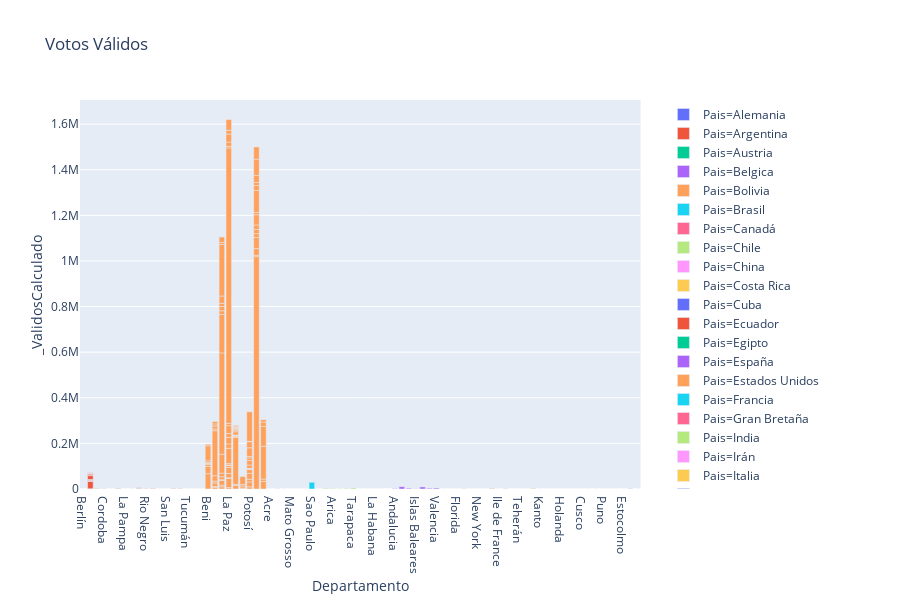

Here is the notebook cell this chart was saved with:
### Markdown cell above
## Votos válidos por departamento

### Code cell
configure_plotly_browser_state()
fig = px.bar(df_actas_inscritos, x="Departamento", y="_ValidosCalculado",  title="Votos Válidos", color= "Pais")
fig.show()

### Figure 1 — Plotly figure (JSON) as saved in the notebook; plotly's stock layout.template omitted (floating-point values rounded to 4 significant figures)
{"data": [{"textposition": "auto", "hovertemplate": "Pais=Alemania<br>Departamento=%{x}<br>_ValidosCalculado=%{y}", "showlegend": true, "legendgroup": "Pais=Alemania", "name": "Pais=Alemania", "yaxis": "y", "y": [213], "hoverlabel": {"namelength": 0}, "offsetgroup": "Pais=Alemania", "xaxis": "x", "marker": {"color": "#636efa"}, "x": ["Berlín"], "alignmentgroup": "True", "type": "bar", "orientation": "v"}, {"textposition": "auto", "hovertemplate": "Pais=Argentina<br>Departamento=%{x}<br>_ValidosCalculado=%{y}", "showlegend": true, "legendgroup": "Pais=Argentina", "name": "Pais=Argentina", "yaxis": "y", "y": [1213, 32980, 217, 1399, 3759, 519, 1216, 305, 17211, 3779, 4358, 2002, 954, 1615, 1022, 1243, 2340, 267, 233, 139, 386, 3986, 299, 226, 365, 97, 347, 2166, 1819, 2102, 1009, 333, 611, 1413, 272, 432, 292, 201, 702, 673, 329], "hoverlabel": {"namelength": 0}, "offsetgroup": "Pais=Argentina", "xaxis": "x", "marker": {"color": "#EF553B"}, "x": ["Buenos Aires", "Buenos Aires", "Buenos Aires", "Buenos Aires", "Buenos Aires", "Buenos Aires", "Buenos Aires", "Buenos Aires", "Buenos Aires", "Buenos Aires", "Buenos Aires", "Buenos Aires", "Buenos Aires", "Buenos Aires", "Chubut", "Chubut", "Cordoba", "Cordoba", "Cordoba", "Cordoba", "Corrientes", "Jujuy", "Jujuy", "Jujuy", "Jujuy", "La Pampa", "La Rioja", "Mendoza", "Mendoza", "Mendoza", "Mendoza", "Mendoza", "Rio Negro", "Salta", "Salta", "San Juan", "San Luis", "Santa Cruz - Argentina", "Santa Cruz - Argentina", "Santa Fe", "Tucumán"], "alignmentgroup": "True", "type": "bar", "orientation": "v"}, {"textposition": "auto", "hovertemplate": "Pais=Austria<br>Departamento=%{x}<br>_ValidosCalculado=%{y}", "showlegend": true, "legendgroup": "Pais=Austria", "name": "Pais=Austria", "yaxis": "y", "y": [66], "hoverlabel": {"namelength": 0}, "offsetgroup": "Pais=Austria", "xaxis": "x", "marker": {"color": "#00cc96"}, "x": ["Viena"], "alignmentgroup": "True", "type": "bar", "orientation": "v"}, {"textposition": "auto", "hovertemplate": "Pais=Belgica<br>Departamento=%{x}<br>_ValidosCalculado=%{y}", "showlegend": true, "legendgroup": "Pais=Belgica", "name": "Pais=Belgica", "yaxis": "y", "y": [165], "hoverlabel": {"namelength": 0}, "offsetgroup": "Pais=Belgica", "xaxis": "x", "marker": {"color": "#ab63fa"}, "x": ["Bruselas"], "alignmentgroup": "True", "type": "bar", "orientation": "v"}, {"textposition": "auto", "hovertemplate": "Pais=Bolivia<br>Departamento=%{x}<br>_ValidosCalculado=%{y}", "showlegend": true, "legendgroup": "Pais=Bolivia", "name": "Pais=Bolivia", "yaxis": "y", "y": [67173, 31361, 8577, 4629, 5124, 7343, 65511, 6502, 6861, 4359, 14945, 8134, 23701, 197619, 7470, 13147, 9130, 10554, 9641, 7442, 20452, 3116, 13097, 16051, 82825, 444243, 168274, 16256, 18774, 13708, 32693, 225659, 9123, 23616, 6062, 39939, 3589, 18621, 26791, 8096, 1910, 6326, 66939, 19455, 28924, 16798, 34387, 9875, 1207697, 7183, 18541, 35353, 16424, 47558, 16004, 4753, 205582, 5152, 2060, 634, 2588, 14211, 7151, 4186, 3661, 2249, 2771, 3839, 2906, 2363, 1415, 2833, 8632, 6595, 34905, 9563, 21665, 11593, 25557, 17274, 1895, 732, 2568, 14430, 19534, 11541, 5632, 38636, 26701, 1731, 129848, 1018900, 5959, 29321, 48899, 16698, 18159, 20110, 44410, 10289, 96409, 21281, 13523, 31084, 71140, 53557, 33069, 10586, 143895, 86857, 19153, 10470], "hoverlabel": {"namelength": 0}, "offsetgroup": "Pais=Bolivia", "xaxis": "x", "marker": {"color": "#FFA15A"}, "x": ["Beni", "Beni", "Beni", "Beni", "Beni", "Beni", "Beni", "Beni", "Chuquisaca", "Chuquisaca", "Chuquisaca", "Chuquisaca", "Chuquisaca", "Chuquisaca", "Chuquisaca", "Chuquisaca", "Chuquisaca", "Chuquisaca", "Cochabamba", "Cochabamba", "Cochabamba", "Cochabamba", "Cochabamba", "Cochabamba", "Cochabamba", "Cochabamba", "Cochabamba", "Cochabamba", "Cochabamba", "Cochabamba", "Cochabamba", "Cochabamba", "Cochabamba", "Cochabamba", "La Paz", "La Paz", "La Paz", "La Paz", "La Paz", "La Paz", "La Paz", "La Paz", "La Paz", "La Paz", "La Paz", "La Paz", "La Paz", "La Paz", "La Paz", "La Paz", "La Paz", "La Paz", "La Paz", "La Paz", "Oruro", "Oruro", "Oruro", "Oruro", "Oruro", "Oruro", "Oruro", "Oruro", "Oruro", "Oruro", "Oruro", "Oruro", "Oruro", "Oruro", "Oruro", "Oruro", "Pando", "Pando", "Pando", "Pando", "Pando", "Potosí", "Potosí", "Potosí", "Potosí", "Potosí", "Potosí", "Potosí", "Potosí", "Potosí", "Potosí", "Potosí", "Potosí", "Potosí", "Potosí", "Potosí", "Potosí", "Santa Cruz", "Santa Cruz", "Santa Cruz", "Santa Cruz", "Santa Cruz", "Santa Cruz", "Santa Cruz", "Santa Cruz", "Santa Cruz", "Santa Cruz", "Santa Cruz", "Santa Cruz", "Santa Cruz", "Santa Cruz", "Santa Cruz", "Tarija", "Tarija", "Tarija", "Tarija", "Tarija", "Tarija"], "alignmentgroup": "True", "type": "bar", "orientation": "v"}, {"textposition": "auto", "hovertemplate": "Pais=Brasil<br>Departamento=%{x}<br>_ValidosCalculado=%{y}", "showlegend": true, "legendgroup": "Pais=Brasil", "name": "Pais=Brasil", "yaxis": "y", "y": [59, 59, 132, 81, 457, 177, 29129], "hoverlabel": {"namelength": 0}, "offsetgroup": "Pais=Brasil", "xaxis": "x", "marker": {"color": "#19d3f3"}, "x": ["Acre", "Distr. Federal", "M.Grosso do Sul", "Mato Grosso", "Rondonia", "Río de janeiro", "Sao Paulo"], "alignmentgroup": "True", "type": "bar", "orientation": "v"}, {"textposition": "auto", "hovertemplate": "Pais=Canadá<br>Departamento=%{x}<br>_ValidosCalculado=%{y}", "showlegend": true, "legendgroup": "Pais=Canadá", "name": "Pais=Canadá", "yaxis": "y", "y": [48], "hoverlabel": {"namelength": 0}, "offsetgroup": "Pais=Canadá", "xaxis": "x", "marker": {"color": "#FF6692"}, "x": ["Ontario"], "alignmentgroup": "True", "type": "bar", "orientation": "v"}, {"textposition": "auto", "hovertemplate": "Pais=Chile<br>Departamento=%{x}<br>_ValidosCalculado=%{y}", "showlegend": true, "legendgroup": "Pais=Chile", "name": "Pais=Chile", "yaxis": "y", "y": [3348, 1189, 2337, 967, 2368, 4627], "hoverlabel": {"namelength": 0}, "offsetgroup": "Pais=Chile", "xaxis": "x", "marker": {"color": "#B6E880"}, "x": ["Antofagasta", "Antofagasta", "Arica", "Atacama", "Metropolitana", "Tarapaca"], "alignmentgroup": "True", "type": "bar", "orientation": "v"}, {"textposition": "auto", "hovertemplate": "Pais=China<br>Departamento=%{x}<br>_ValidosCalculado=%{y}", "showlegend": true, "legendgroup": "Pais=China", "name": "Pais=China", "yaxis": "y", "y": [36], "hoverlabel": {"namelength": 0}, "offsetgroup": "Pais=China", "xaxis": "x", "marker": {"color": "#FF97FF"}, "x": ["Beijing"], "alignmentgroup": "True", "type": "bar", "orientation": "v"}, {"textposition": "auto", "hovertemplate": "Pais=Costa Rica<br>Departamento=%{x}<br>_ValidosCalculado=%{y}", "showlegend": true, "legendgroup": "Pais=Costa Rica", "name": "Pais=Costa Rica", "yaxis": "y", "y": [85], "hoverlabel": {"namelength": 0}, "offsetgroup": "Pais=Costa Rica", "xaxis": "x", "marker": {"color": "#FECB52"}, "x": ["San José"], "alignmentgroup": "True", "type": "bar", "orientation": "v"}, {"textposition": "auto", "hovertemplate": "Pais=Cuba<br>Departamento=%{x}<br>_ValidosCalculado=%{y}", "showlegend": true, "legendgroup": "Pais=Cuba", "name": "Pais=Cuba", "yaxis": "y", "y": [245], "hoverlabel": {"namelength": 0}, "offsetgroup": "Pais=Cuba", "xaxis": "x", "marker": {"color": "#636efa"}, "x": ["La Habana"], "alignmentgroup": "True", "type": "bar", "orientation": "v"}, {"textposition": "auto", "hovertemplate": "Pais=Ecuador<br>Departamento=%{x}<br>_ValidosCalculado=%{y}", "showlegend": true, "legendgroup": "Pais=Ecuador", "name": "Pais=Ecuador", "yaxis": "y", "y": [131], "hoverlabel": {"namelength": 0}, "offsetgroup": "Pais=Ecuador", "xaxis": "x", "marker": {"color": "#EF553B"}, "x": ["Pichincha"], "alignmentgroup": "True", "type": "bar", "orientation": "v"}, {"textposition": "auto", "hovertemplate": "Pais=Egipto<br>Departamento=%{x}<br>_ValidosCalculado=%{y}", "showlegend": true, "legendgroup": "Pais=Egipto", "name": "Pais=Egipto", "yaxis": "y", "y": [10], "hoverlabel": {"namelength": 0}, "offsetgroup": "Pais=Egipto", "xaxis": "x", "marker": {"color": "#00cc96"}, "x": ["El Cairo"], "alignmentgroup": "True", "type": "bar", "orientation": "v"}, {"textposition": "auto", "hovertemplate": "Pais=España<br>Departamento=%{x}<br>_ValidosCalculado=%{y}", "showlegend": true, "legendgroup": "Pais=España", "name": "Pais=España", "yaxis": "y", "y": [608, 158, 1217, 10248, 3443, 1320, 9143, 3705, 3955], "hoverlabel": {"namelength": 0}, "offsetgroup": "Pais=España", "xaxis": "x", "marker": {"color": "#ab63fa"}, "x": ["Andalucia", "Andalucia", "Andalucia", "Cataluña", "Euskadi", "Islas Baleares", "Madrid", "Murcia", "Valencia"], "alignmentgroup": "True", "type": "bar", "orientation": "v"}, {"textposition": "auto", "hovertemplate": "Pais=Estados Unidos<br>Departamento=%{x}<br>_ValidosCalculado=%{y}", "showlegend": true, "legendgroup": "Pais=Estados Unidos", "name": "Pais=Estados Unidos", "yaxis": "y", "y": [191, 168, 295, 860, 287, 514, 249, 2764, 1904], "hoverlabel": {"namelength": 0}, "offsetgroup": "Pais=Estados Unidos", "xaxis": "x", "marker": {"color": "#FFA15A"}, "x": ["California", "Dist. Columbia", "Florida", "Maryland", "New Jersey", "New York", "Rodhe Island", "Virginia", "Virginia"], "alignmentgroup": "True", "type": "bar", "orientation": "v"}, {"textposition": "auto", "hovertemplate": "Pais=Francia<br>Departamento=%{x}<br>_ValidosCalculado=%{y}", "showlegend": true, "legendgroup": "Pais=Francia", "name": "Pais=Francia", "yaxis": "y", "y": [541], "hoverlabel": {"namelength": 0}, "offsetgroup": "Pais=Francia", "xaxis": "x", "marker": {"color": "#19d3f3"}, "x": ["Ile de France"], "alignmentgroup": "True", "type": "bar", "orientation": "v"}, {"textposition": "auto", "hovertemplate": "Pais=Gran Bretaña<br>Departamento=%{x}<br>_ValidosCalculado=%{y}", "showlegend": true, "legendgroup": "Pais=Gran Bretaña", "name": "Pais=Gran Bretaña", "yaxis": "y", "y": [1025], "hoverlabel": {"namelength": 0}, "offsetgroup": "Pais=Gran Bretaña", "xaxis": "x", "marker": {"color": "#FF6692"}, "x": ["Inglaterra"], "alignmentgroup": "True", "type": "bar", "orientation": "v"}, {"textposition": "auto", "hovertemplate": "Pais=India<br>Departamento=%{x}<br>_ValidosCalculado=%{y}", "showlegend": true, "legendgroup": "Pais=India", "name": "Pais=India", "yaxis": "y", "y": [5], "hoverlabel": {"namelength": 0}, "offsetgroup": "Pais=India", "xaxis": "x", "marker": {"color": "#B6E880"}, "x": ["Delhi"], "alignmentgroup": "True", "type": "bar", "orientation": "v"}, {"textposition": "auto", "hovertemplate": "Pais=Irán<br>Departamento=%{x}<br>_ValidosCalculado=%{y}", "showlegend": true, "legendgroup": "Pais=Irán", "name": "Pais=Irán", "yaxis": "y", "y": [7], "hoverlabel": {"namelength": 0}, "offsetgroup": "Pais=Irán", "xaxis": "x", "marker": {"color": "#FF97FF"}, "x": ["Teherán"], "alignmentgroup": "True", "type": "bar", "orientation": "v"}, {"textposition": "auto", "hovertemplate": "Pais=Italia<br>Departamento=%{x}<br>_ValidosCalculado=%{y}", "showlegend": true, "legendgroup": "Pais=Italia", "name": "Pais=Italia", "yaxis": "y", "y": [459, 2223, 1782], "hoverlabel": {"namelength": 0}, "offsetgroup": "Pais=Italia", "xaxis": "x", "marker": {"color": "#FECB52"}, "x": ["Lazio", "Lombardía", "Lombardía"], "alignmentgroup": "True", "type": "bar", "orientation": "v"}, {"textposition": "auto", "hovertemplate": "Pais=Japón<br>Departamento=%{x}<br>_ValidosCalculado=%{y}", "showlegend": true, "legendgroup": "Pais=Japón", "name": "Pais=Japón", "yaxis": "y", "y": [77], "hoverlabel": {"namelength": 0}, "offsetgroup": "Pais=Japón", "xaxis": "x", "marker": {"color": "#636efa"}, "x": ["Kanto"], "alignmentgroup": "True", "type": "bar", "orientation": "v"}, {"textposition": "auto", "hovertemplate": "Pais=México<br>Departamento=%{x}<br>_ValidosCalculado=%{y}", "showlegend": true, "legendgroup": "Pais=México", "name": "Pais=México", "yaxis": "y", "y": [264], "hoverlabel": {"namelength": 0}, "offsetgroup": "Pais=México", "xaxis": "x", "marker": {"color": "#EF553B"}, "x": ["México D.F."], "alignmentgroup": "True", "type": "bar", "orientation": "v"}, {"textposition": "auto", "hovertemplate": "Pais=Nicaragua<br>Departamento=%{x}<br>_ValidosCalculado=%{y}", "showlegend": true, "legendgroup": "Pais=Nicaragua", "name": "Pais=Nicaragua", "yaxis": "y", "y": [29], "hoverlabel": {"namelength": 0}, "offsetgroup": "Pais=Nicaragua", "xaxis": "x", "marker": {"color": "#00cc96"}, "x": ["Managua"], "alignmentgroup": "True", "type": "bar", "orientation": "v"}, {"textposition": "auto", "hovertemplate": "Pais=Paises Bajos<br>Departamento=%{x}<br>_ValidosCalculado=%{y}", "showlegend": true, "legendgroup": "Pais=Paises Bajos", "name": "Pais=Paises Bajos", "yaxis": "y", "y": [90], "hoverlabel": {"namelength": 0}, "offsetgroup": "Pais=Paises Bajos", "xaxis": "x", "marker": {"color": "#ab63fa"}, "x": ["Holanda"], "alignmentgroup": "True", "type": "bar", "orientation": "v"}, {"textposition": "auto", "hovertemplate": "Pais=Panamá<br>Departamento=%{x}<br>_ValidosCalculado=%{y}", "showlegend": true, "legendgroup": "Pais=Panamá", "name": "Pais=Panamá", "yaxis": "y", "y": [109], "hoverlabel": {"namelength": 0}, "offsetgroup": "Pais=Panamá", "xaxis": "x", "marker": {"color": "#FFA15A"}, "x": ["Panamá"], "alignmentgroup": "True", "type": "bar", "orientation": "v"}, {"textposition": "auto", "hovertemplate": "Pais=Paraguay<br>Departamento=%{x}<br>_ValidosCalculado=%{y}", "showlegend": true, "legendgroup": "Pais=Paraguay", "name": "Pais=Paraguay", "yaxis": "y", "y": [339], "hoverlabel": {"namelength": 0}, "offsetgroup": "Pais=Paraguay", "xaxis": "x", "marker": {"color": "#19d3f3"}, "x": ["Dist. Capital"], "alignmentgroup": "True", "type": "bar", "orientation": "v"}, {"textposition": "auto", "hovertemplate": "Pais=Perú<br>Departamento=%{x}<br>_ValidosCalculado=%{y}", "showlegend": true, "legendgroup": "Pais=Perú", "name": "Pais=Perú", "yaxis": "y", "y": [66, 401, 40, 112, 154], "hoverlabel": {"namelength": 0}, "offsetgroup": "Pais=Perú", "xaxis": "x", "marker": {"color": "#FF6692"}, "x": ["Cusco", "Lima", "Moquegua", "Puno", "Tacna"], "alignmentgroup": "True", "type": "bar", "orientation": "v"}, {"textposition": "auto", "hovertemplate": "Pais=República de Corea del Sur<br>Departamento=%{x}<br>_ValidosCalculado=%{y}", "showlegend": true, "legendgroup": "Pais=República de Corea del Sur", "name": "Pais=República de Corea del Sur", "yaxis": "y", "y": [19], "hoverlabel": {"namelength": 0}, "offsetgroup": "Pais=República de Corea del Sur", "xaxis": "x", "marker": {"color": "#B6E880"}, "x": ["Seúl"], "alignmentgroup": "True", "type": "bar", "orientation": "v"}, {"textposition": "auto", "hovertemplate": "Pais=Rusia<br>Departamento=%{x}<br>_ValidosCalculado=%{y}", "showlegend": true, "legendgroup": "Pais=Rusia", "name": "Pais=Rusia", "yaxis": "y", "y": [93], "hoverlabel": {"namelength": 0}, "offsetgroup": "Pais=Rusia", "xaxis": "x", "marker": {"color": "#FF97FF"}, "x": ["Distr. Federal"], "alignmentgroup": "True", "type": "bar", "orientation": "v"}, {"textposition": "auto", "hovertemplate": "Pais=Suecia<br>Departamento=%{x}<br>_ValidosCalculado=%{y}", "showlegend": true, "legendgroup": "Pais=Suecia", "name": "Pais=Suecia", "yaxis": "y", "y": [271], "hoverlabel": {"namelength": 0}, "offsetgroup": "Pais=Suecia", "xaxis": "x", "marker": {"color": "#FECB52"}, "x": ["Estocolmo"], "alignmentgroup": "True", "type": "bar", "orientation": "v"}, {"textposition": "auto", "hovertemplate": "Pais=Suiza<br>Departamento=%{x}<br>_ValidosCalculado=%{y}", "showlegend": true, "legendgroup": "Pais=Suiza", "name": "Pais=Suiza", "yaxis": "y", "y": [896], "hoverlabel": {"namelength": 0}, "offsetgroup": "Pais=Suiza", "xaxis": "x", "marker": {"color": "#636efa"}, "x": ["Ginebra"], "alignmentgroup": "True", "type": "bar", "orientation": "v"}, {"textposition": "auto", "hovertemplate": "Pais=Uruguay<br>Departamento=%{x}<br>_ValidosCalculado=%{y}", "showlegend": true, "legendgroup": "Pais=Uruguay", "name": "Pais=Uruguay", "yaxis": "y", "y": [137], "hoverlabel": {"namelength": 0}, "offsetgroup": "Pais=Uruguay", "xaxis": "x", "marker": {"color": "#EF553B"}, "x": ["Montevideo"], "alignmentgroup": "True", "type": "bar", "orientation": "v"}, {"textposition": "auto", "hovertemplate": "Pais=Venezuela<br>Departamento=%{x}<br>_ValidosCalculado=%{y}", "showlegend": true, "legendgroup": "Pais=Venezuela", "name": "Pais=Venezuela", "yaxis": "y", "y": [120], "hoverlabel": {"namelength": 0}, "offsetgroup": "Pais=Venezuela", "xaxis": "x", "marker": {"color": "#00cc96"}, "x": ["Distr. Federal"], "alignmentgroup": "True", "type": "bar", "orientation": "v"}], "layout": {"title": {"text": "Votos Válidos"}, "yaxis": {"domain": [0, 1], "anchor": "x", "title": {"text": "_ValidosCalculado"}}, "height": 600, "barmode": "relative", "xaxis": {"domain": [0, 0.98], "anchor": "y", "title": {"text": "Departamento"}}, "legend": {"tracegroupgap": 0}}}
